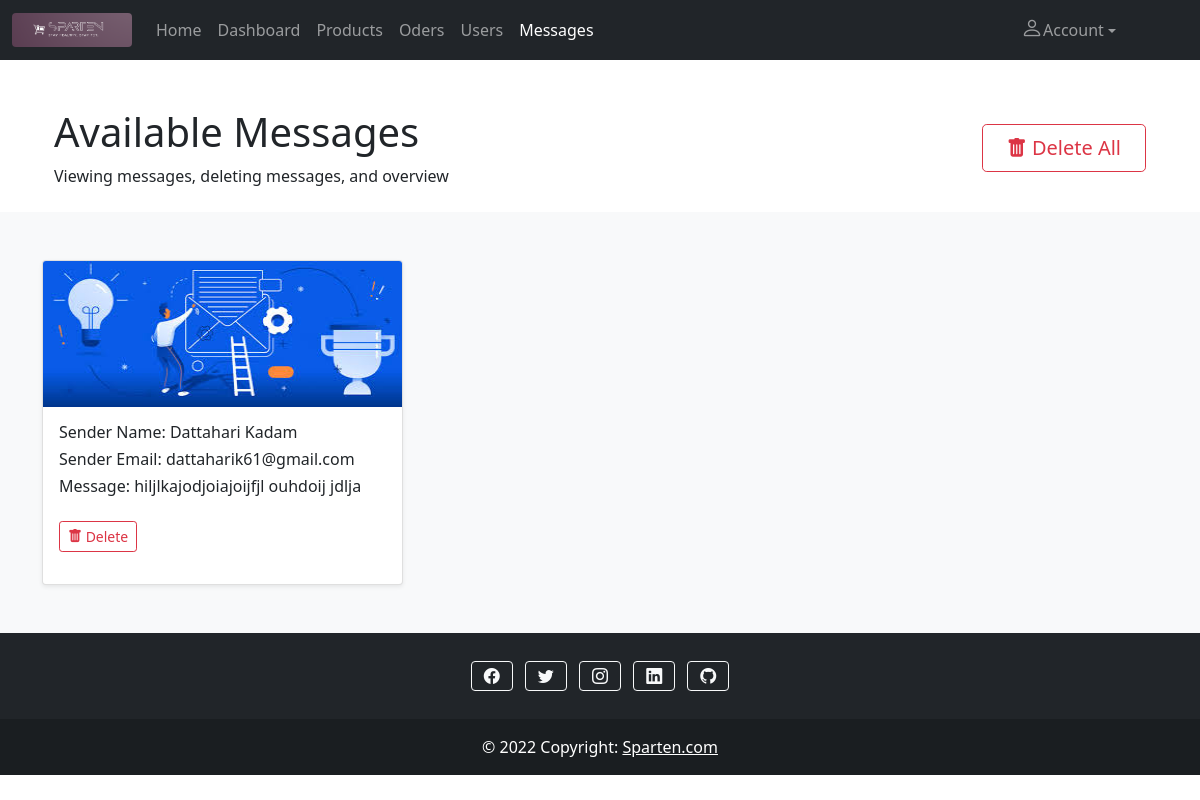
Screenshot of /SpartenAdmin/messages.php with the database file from the repository.
### tables this page shows
CREATE TABLE `messages` (
  `messageId` int(11) NOT NULL,
  `senderName` varchar(255) NOT NULL,
  `senderEmail` varchar(255) NOT NULL,
  `senderMessage` varchar(255) NOT NULL
);

### SpartenAdmin/messages.php (the view, shortened to what this page needs)
<!doctype html>
<html lang="en">
<head>
  <link href="https://cdn.jsdelivr.net/npm/bootstrap@5.1.3/dist/css/bootstrap.min.css" rel="stylesheet">
  <link rel="stylesheet" href="https://cdn.jsdelivr.net/npm/bootstrap-icons@1.8.1/font/bootstrap-icons.css">
  <link rel="stylesheet" href="CSS/style.css">
</head>
<body>
  <?php
  require 'navbar.php';
  ?>
  <header class="page-header page-header-dark bg-gradient-primary-to-secondary pb-10 mb-4">
    <div class="container-xl px-4">
      <div class="page-header-content pt-4">
        <div class="row align-items-center justify-content-between">
          <div class="col-auto mt-4">
            <h1 class="page-header-title">
              Available Messages
            </h1>
            <div class="page-header-subtitle">Viewing messages, deleting messages, and overview</div>
          </div>
          <div class="col-12 col-xl-auto mt-4">
            <div class="text-center mt-2">
              <p>
              <form action="deleteMessage.php" method="post">
                <button type="submit" class="btn btn-outline-danger btn-lg px-4" name="btn_deleteAll"><i class="bi bi-trash-fill"></i> Delete All</button>
              </form>
              </p>
            </div>
          </div>
        </div>
      </div>
    </div>
  </header>
  <main>
    <div class="album py-5 bg-light">
      <div class="container">
        <?php
        require 'dbConnection.php';
        $sql_select = mysqli_query($connection, "SELECT * FROM messages");
        if ($numberOfMessages = mysqli_num_rows($sql_select) > 0) {
          echo '<div class="row row-cols-1 row-cols-sm-2 row-cols-md-3 g-3">';
          while ($messages = mysqli_fetch_assoc($sql_select)) {
            $messageId = $messages['messageId'];
            echo "<div class='col'>
            <div class='card shadow-sm'>
            <img class='card-img-top' alt='...' width='100%' height='146' src='images/messageheader.jpg'/>";
            echo "<div class='card-body'>
            <h6 class='card-title'>Sender Name: " . $messages['senderName'];
            echo "</h6><h6 class='card-text'>Sender Email: " . $messages['senderEmail'];
            echo "</h6><h6 class='card-text'>Message: " . $messages['senderMessage'];
            echo "<div class='d-flex justify-content-between align-items-center'><div>
            <form action='deleteMessage.php' method='post'>
            <input type='hidden' name='delete_messageId' value='" . $messageId . "'>
            <button type='submit' class='btn btn-outline-danger btn-sm mt-4' name='btn_delete'><i class='bi bi-trash-fill'></i> Delete</button>
            </form></div></div></div></div></div>";
          }
        } else {
          $_SESSION['numberOfMessages'] = 0;
          echo '<div class="row row-cols-1 alert alert-warning alert-dismissible fade show text-center" role="alert">
          <h4>Messages Not Available</h4><p class="text-center">You should check later.</p></div>';
        }
        ?>
      </div>
    </div>
    </div>
  </main>
  <?php require 'footer.php' ?>
</body>
</html>

### rows the page displays
messages: senderName "Dattahari Kadam", senderEmail "dattaharik61@gmail.com", senderMessage "hiljlkajodjoiajoijfjl ouhdoij jdlja"
